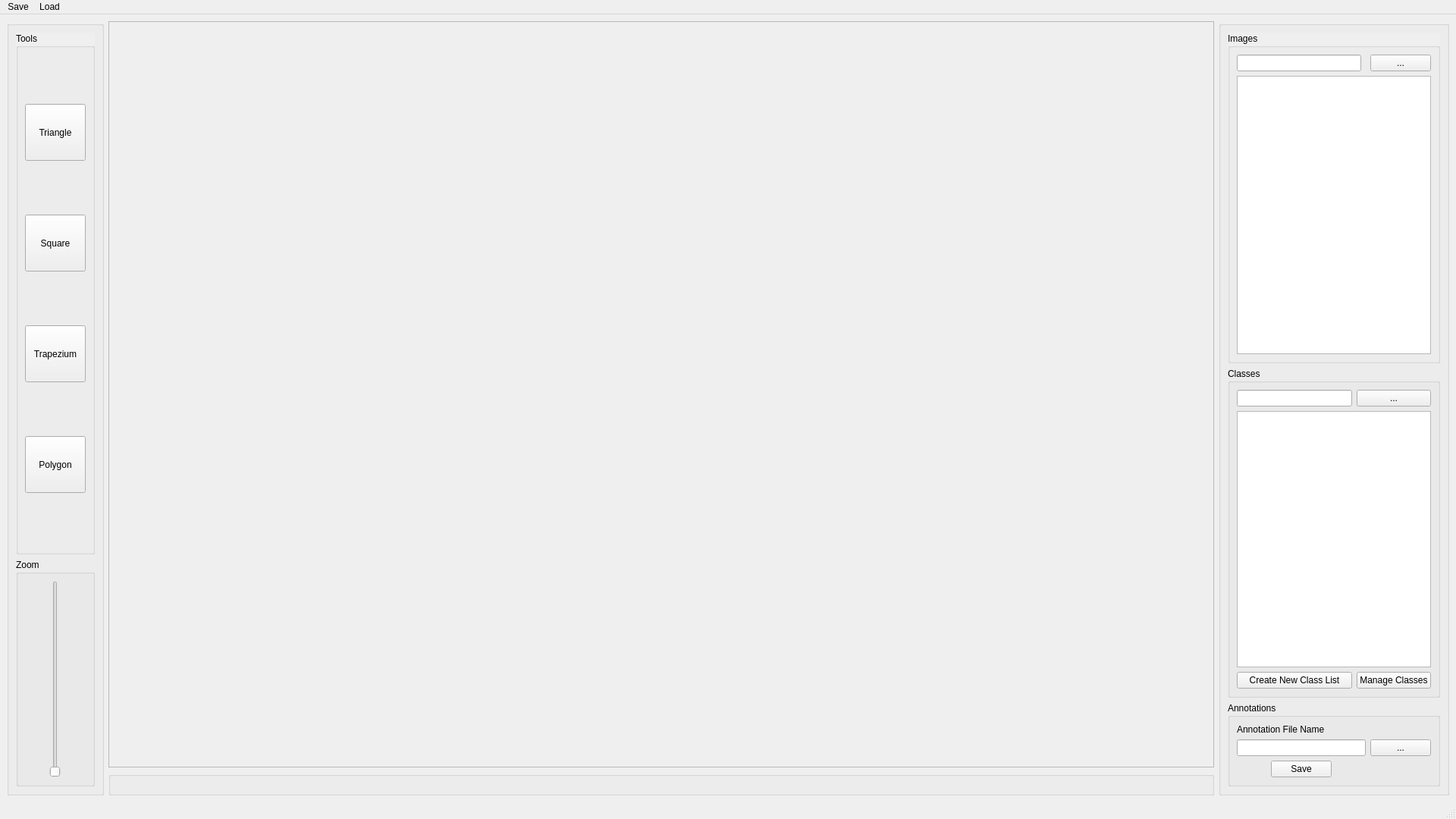
<?xml version="1.0" encoding="UTF-8"?>
<ui version="4.0">
 <class>MainWindow</class>
 <widget class="QMainWindow" name="MainWindow">
  <property name="geometry">
   <rect>
    <x>0</x>
    <y>0</y>
    <width>1920</width>
    <height>1080</height>
   </rect>
  </property>
  <property name="windowTitle">
   <string>MainWindow</string>
  </property>
  <widget class="QWidget" name="centralwidget">
   <layout class="QGridLayout" name="gridLayout_8">
    <item row="0" column="0" rowspan="2">
     <widget class="QGroupBox" name="leftMenuGroupBox">
      <property name="autoFillBackground">
       <bool>true</bool>
      </property>
      <property name="title">
       <string/>
      </property>
      <layout class="QGridLayout" name="gridLayout_6">
       <item row="0" column="0">
        <widget class="QGroupBox" name="toolGroupBox">
         <property name="sizePolicy">
          <sizepolicy hsizetype="Fixed" vsizetype="Preferred">
           <horstretch>0</horstretch>
           <verstretch>0</verstretch>
          </sizepolicy>
         </property>
         <property name="autoFillBackground">
          <bool>true</bool>
         </property>
         <property name="title">
          <string>Tools</string>
         </property>
         <property name="checkable">
          <bool>false</bool>
         </property>
         <layout class="QVBoxLayout" name="verticalLayout_2">
          <item>
           <widget class="QPushButton" name="triangleToolButton">
            <property name="minimumSize">
             <size>
              <width>75</width>
              <height>75</height>
             </size>
            </property>
            <property name="text">
             <string>Triangle</string>
            </property>
            <property name="checkable">
             <bool>true</bool>
            </property>
           </widget>
          </item>
          <item>
           <widget class="QPushButton" name="squareToolButton">
            <property name="minimumSize">
             <size>
              <width>75</width>
              <height>75</height>
             </size>
            </property>
            <property name="text">
             <string>Square</string>
            </property>
            <property name="checkable">
             <bool>true</bool>
            </property>
           </widget>
          </item>
          <item>
           <widget class="QPushButton" name="trapeziumToolButton">
            <property name="minimumSize">
             <size>
              <width>75</width>
              <height>75</height>
             </size>
            </property>
            <property name="text">
             <string>Trapezium</string>
            </property>
            <property name="checkable">
             <bool>true</bool>
            </property>
           </widget>
          </item>
          <item>
           <widget class="QPushButton" name="polygonToolButton">
            <property name="minimumSize">
             <size>
              <width>75</width>
              <height>75</height>
             </size>
            </property>
            <property name="text">
             <string>Polygon</string>
            </property>
            <property name="checkable">
             <bool>true</bool>
            </property>
           </widget>
          </item>
         </layout>
        </widget>
       </item>
       <item row="1" column="0">
        <widget class="QGroupBox" name="zoomGroupBox">
         <property name="sizePolicy">
          <sizepolicy hsizetype="Preferred" vsizetype="Fixed">
           <horstretch>0</horstretch>
           <verstretch>0</verstretch>
          </sizepolicy>
         </property>
         <property name="minimumSize">
          <size>
           <width>0</width>
           <height>300</height>
          </size>
         </property>
         <property name="title">
          <string>Zoom</string>
         </property>
         <layout class="QGridLayout" name="gridLayout">
          <item row="0" column="0">
           <widget class="QSlider" name="zoomSlider">
            <property name="orientation">
             <enum>Qt::Vertical</enum>
            </property>
           </widget>
          </item>
         </layout>
        </widget>
       </item>
      </layout>
     </widget>
    </item>
    <item row="0" column="1">
     <widget class="QScrollArea" name="scrollArea">
      <property name="autoFillBackground">
       <bool>true</bool>
      </property>
      <property name="widgetResizable">
       <bool>true</bool>
      </property>
      <widget class="QWidget" name="scrollAreaWidgetContents_2">
       <property name="geometry">
        <rect>
         <x>0</x>
         <y>0</y>
         <width>1477</width>
         <height>1000</height>
        </rect>
       </property>
       <layout class="QGridLayout" name="gridLayout_2">
        <item row="0" column="0">
         <widget class="QLabel" name="imageView">
          <property name="text">
           <string/>
          </property>
         </widget>
        </item>
       </layout>
      </widget>
     </widget>
    </item>
    <item row="0" column="2" rowspan="2">
     <widget class="QGroupBox" name="rightMenuGroupBox">
      <property name="sizePolicy">
       <sizepolicy hsizetype="Fixed" vsizetype="Preferred">
        <horstretch>0</horstretch>
        <verstretch>0</verstretch>
       </sizepolicy>
      </property>
      <property name="autoFillBackground">
       <bool>true</bool>
      </property>
      <property name="title">
       <string/>
      </property>
      <layout class="QGridLayout" name="gridLayout_5">
       <item row="2" column="0">
        <widget class="QGroupBox" name="annotationsGroupBox">
         <property name="title">
          <string>Annotations</string>
         </property>
         <layout class="QGridLayout" name="gridLayout_7">
          <item row="0" column="0">
           <widget class="QLabel" name="annotationFileNameheader">
            <property name="text">
             <string>Annotation File Name</string>
            </property>
           </widget>
          </item>
          <item row="1" column="0">
           <widget class="QLineEdit" name="annotationFilePathBox">
            <property name="sizePolicy">
             <sizepolicy hsizetype="Expanding" vsizetype="Fixed">
              <horstretch>0</horstretch>
              <verstretch>0</verstretch>
             </sizepolicy>
            </property>
           </widget>
          </item>
          <item row="1" column="1">
           <widget class="QPushButton" name="annotationFileExplorerButton">
            <property name="sizePolicy">
             <sizepolicy hsizetype="Preferred" vsizetype="Fixed">
              <horstretch>0</horstretch>
              <verstretch>0</verstretch>
             </sizepolicy>
            </property>
            <property name="text">
             <string>...</string>
            </property>
           </widget>
          </item>
          <item row="2" column="0" alignment="Qt::AlignHCenter">
           <widget class="QPushButton" name="annotationSaveButton">
            <property name="sizePolicy">
             <sizepolicy hsizetype="Fixed" vsizetype="Fixed">
              <horstretch>0</horstretch>
              <verstretch>0</verstretch>
             </sizepolicy>
            </property>
            <property name="text">
             <string>Save</string>
            </property>
           </widget>
          </item>
         </layout>
        </widget>
       </item>
       <item row="1" column="0">
        <widget class="QGroupBox" name="classesGroupBox">
         <property name="title">
          <string>Classes</string>
         </property>
         <layout class="QGridLayout" name="gridLayout_4">
          <item row="0" column="1">
           <widget class="QPushButton" name="classesFileExplorerButton">
            <property name="text">
             <string>...</string>
            </property>
           </widget>
          </item>
          <item row="0" column="0">
           <widget class="QLineEdit" name="classesFilePathBox">
            <property name="text">
             <string/>
            </property>
           </widget>
          </item>
          <item row="1" column="0" colspan="2">
           <widget class="QListWidget" name="classesFileList">
            <property name="sortingEnabled">
             <bool>true</bool>
            </property>
           </widget>
          </item>
          <item row="2" column="1">
           <widget class="QPushButton" name="manageClassesButton">
            <property name="text">
             <string>Manage Classes</string>
            </property>
           </widget>
          </item>
          <item row="2" column="0">
           <widget class="QPushButton" name="newClassListButton">
            <property name="text">
             <string>Create New Class List</string>
            </property>
           </widget>
          </item>
         </layout>
        </widget>
       </item>
       <item row="0" column="0">
        <widget class="QGroupBox" name="imagesGroupBox">
         <property name="autoFillBackground">
          <bool>true</bool>
         </property>
         <property name="title">
          <string>Images</string>
         </property>
         <layout class="QGridLayout" name="gridLayout_3">
          <item row="0" column="0">
           <widget class="QLineEdit" name="ImagesFilePathBox">
            <property name="text">
             <string/>
            </property>
           </widget>
          </item>
          <item row="0" column="2">
           <widget class="QPushButton" name="ImagesFileExplorerButton">
            <property name="text">
             <string>...</string>
            </property>
           </widget>
          </item>
          <item row="2" column="0" colspan="3">
           <widget class="QListWidget" name="ImagesFileList">
            <property name="sortingEnabled">
             <bool>true</bool>
            </property>
           </widget>
          </item>
         </layout>
        </widget>
       </item>
      </layout>
     </widget>
    </item>
    <item row="1" column="1">
     <widget class="QGroupBox" name="bottomMenuGroupBox">
      <property name="autoFillBackground">
       <bool>true</bool>
      </property>
      <property name="title">
       <string/>
      </property>
     </widget>
    </item>
   </layout>
  </widget>
  <widget class="QMenuBar" name="menubar">
   <property name="geometry">
    <rect>
     <x>0</x>
     <y>0</y>
     <width>1920</width>
     <height>21</height>
    </rect>
   </property>
   <widget class="QMenu" name="menuSDI_Label_App">
    <property name="title">
     <string>Save</string>
    </property>
   </widget>
   <widget class="QMenu" name="menuLoad">
    <property name="title">
     <string>Load</string>
    </property>
   </widget>
   <addaction name="menuSDI_Label_App"/>
   <addaction name="menuLoad"/>
  </widget>
  <widget class="QStatusBar" name="statusbar"/>
 </widget>
 <resources/>
 <connections>
  <connection>
   <sender>ImagesFileExplorerButton</sender>
   <signal>clicked()</signal>
   <receiver>ImagesFilePathBox</receiver>
   <slot>copy()</slot>
   <hints>
    <hint type="sourcelabel">
     <x>1854</x>
     <y>78</y>
    </hint>
    <hint type="destinationlabel">
     <x>1803</x>
     <y>83</y>
    </hint>
   </hints>
  </connection>
  <connection>
   <sender>ImagesFilePathBox</sender>
   <signal>textChanged(QString)</signal>
   <receiver>ImagesFileList</receiver>
   <slot>update()</slot>
   <hints>
    <hint type="sourcelabel">
     <x>1803</x>
     <y>83</y>
    </hint>
    <hint type="destinationlabel">
     <x>1797</x>
     <y>157</y>
    </hint>
   </hints>
  </connection>
  <connection>
   <sender>classesFileExplorerButton</sender>
   <signal>clicked()</signal>
   <receiver>classesFilePathBox</receiver>
   <slot>copy()</slot>
   <hints>
    <hint type="sourcelabel">
     <x>1860</x>
     <y>525</y>
    </hint>
    <hint type="destinationlabel">
     <x>1776</x>
     <y>527</y>
    </hint>
   </hints>
  </connection>
  <connection>
   <sender>classesFileExplorerButton</sender>
   <signal>clicked()</signal>
   <receiver>classesFileList</receiver>
   <slot>update()</slot>
   <hints>
    <hint type="sourcelabel">
     <x>1875</x>
     <y>527</y>
    </hint>
    <hint type="destinationlabel">
     <x>1869</x>
     <y>564</y>
    </hint>
   </hints>
  </connection>
 </connections>
</ui>
